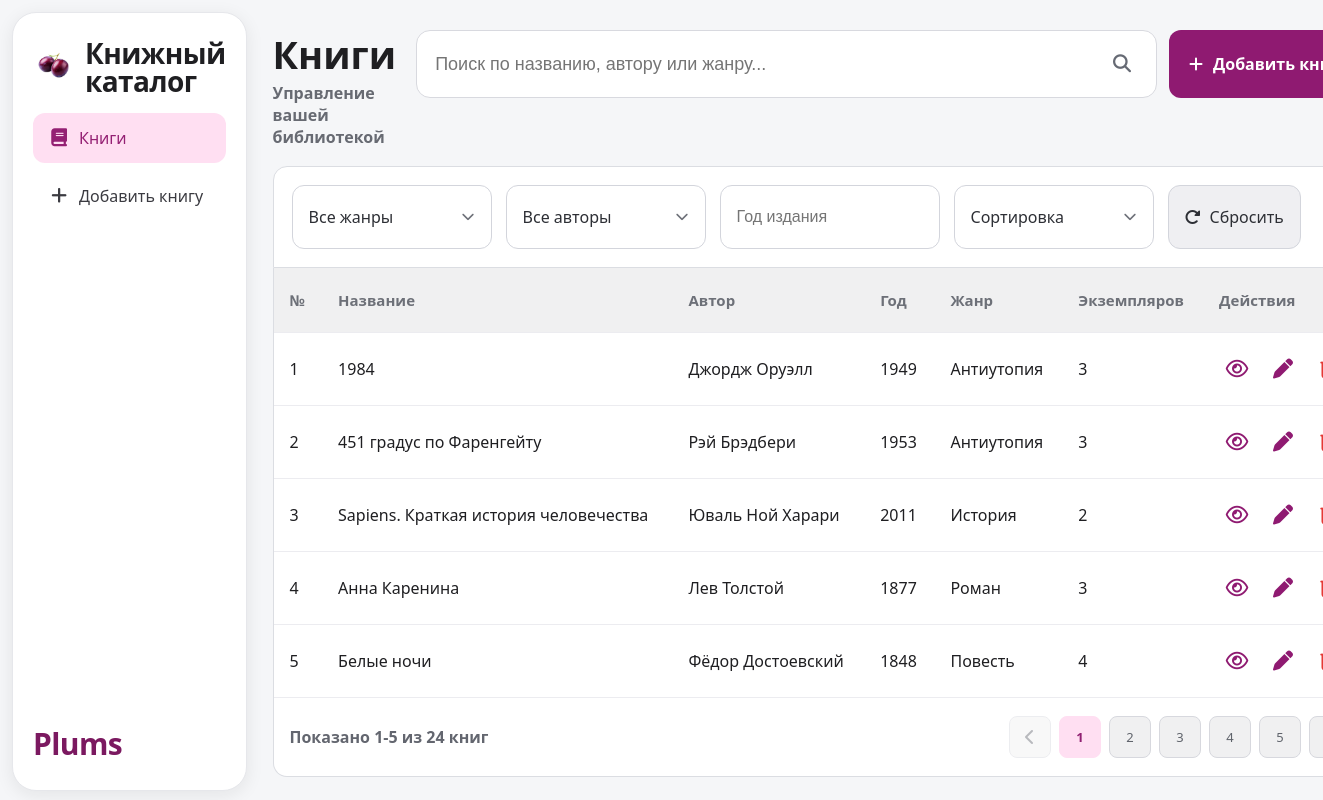
The app's page /, older data.
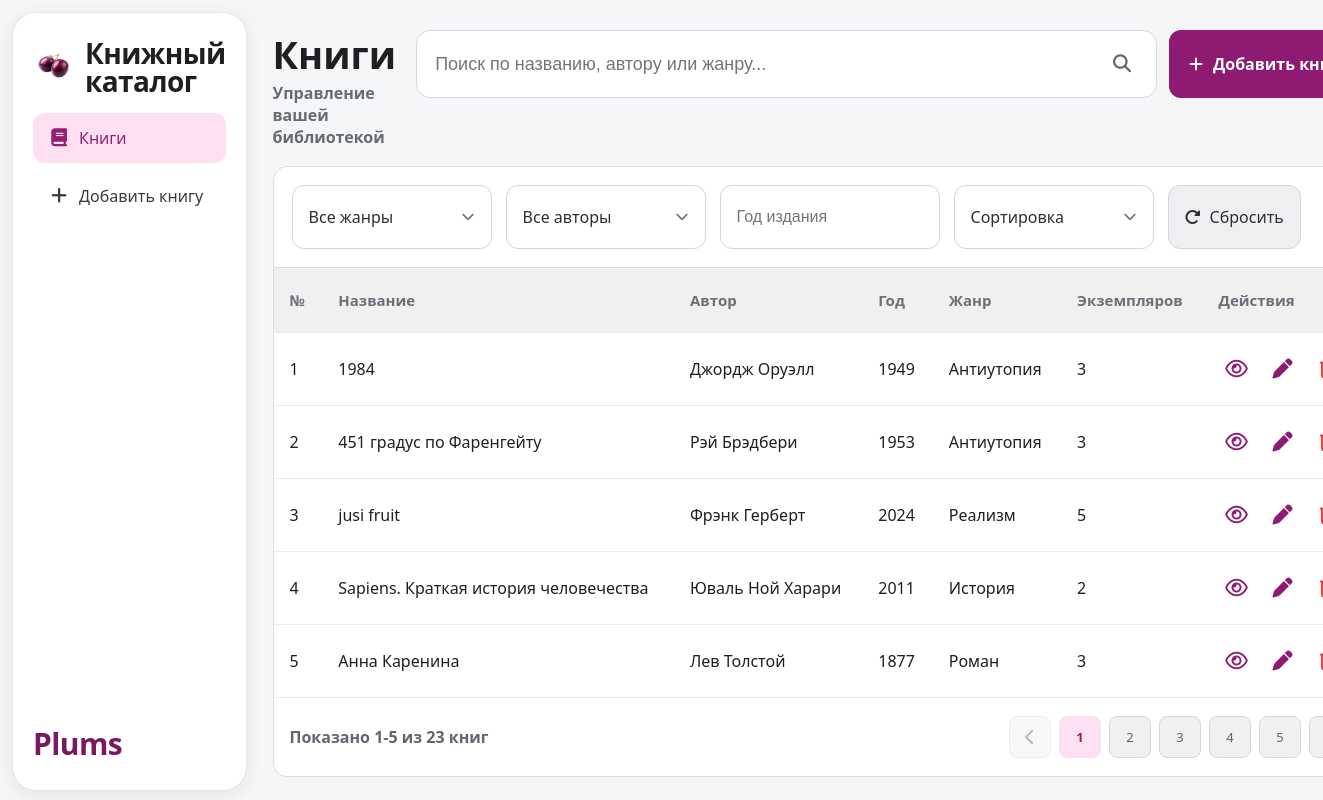
The same page, newer data.
### tables this page shows
CREATE TABLE books (
                id INTEGER PRIMARY KEY AUTOINCREMENT,
                title TEXT NOT NULL,
                author TEXT NOT NULL,
                year INTEGER NOT NULL,
                genre TEXT NOT NULL,
                copies INTEGER NOT NULL DEFAULT 0
            , description TEXT NOT NULL DEFAULT '');

### app.py (the view)
@app.get("/")
def index():
    return render_template("index.html", **build_index_context(request.args))

### app.py (called while the page is built)
@app.template_global()
def filter_url(endpoint: str, filter_query: dict | None = None, **kwargs: Any) -> str:
    params: Dict[str, Any] = dict(filter_query or {})
    params.update(kwargs)
    return url_for(endpoint, **params)

def _ensure_data_dir() -> None:
    DB_FILE.parent.mkdir(parents=True, exist_ok=True)

def get_connection() -> sqlite3.Connection:
    _ensure_data_dir()
    conn = sqlite3.connect(DB_FILE)
    conn.row_factory = sqlite3.Row
    return conn

def _ensure_description_column(conn: sqlite3.Connection) -> None:
    columns = {row["name"] for row in conn.execute("PRAGMA table_info(books)")}
    if "description" not in columns:
        conn.execute("ALTER TABLE books ADD COLUMN description TEXT NOT NULL DEFAULT ''")

def _ensure_copies_table(conn: sqlite3.Connection) -> None:
    conn.execute(
        """
        CREATE TABLE IF NOT EXISTS book_copies (
            id INTEGER PRIMARY KEY AUTOINCREMENT,
            book_id INTEGER NOT NULL,
            copy_num INTEGER NOT NULL,
            inventory_no TEXT NOT NULL,
            status TEXT NOT NULL DEFAULT 'available',
            issued_at TEXT,
            UNIQUE(book_id, copy_num)
        )
        """
    )

def init_db() -> None:
    with get_connection() as conn:
        conn.execute(
            """
            CREATE TABLE IF NOT EXISTS books (
                id INTEGER PRIMARY KEY AUTOINCREMENT,
                title TEXT NOT NULL,
                author TEXT NOT NULL,
                year INTEGER NOT NULL,
                genre TEXT NOT NULL,
                copies INTEGER NOT NULL CHECK (copies >= 0),
                description TEXT NOT NULL DEFAULT ''
            )
            """
        )
        _ensure_description_column(conn)
        _ensure_copies_table(conn)

def load_books() -> List[Book]:
    init_db()
    with get_connection() as conn:
        rows = conn.execute(
            "SELECT id, title, author, year, genre, copies, description FROM books"
        ).fetchall()
    return [
        Book(
            id=row["id"],
            title=row["title"],
            author=row["author"],
            year=row["year"],
            genre=row["genre"],
            copies=row["copies"],
            description=row["description"] or "",
        )
        for row in rows
    ]

def parse_int(value: str, default: int = 0) -> int:
    try:
        return int(value)
    except (TypeError, ValueError):
        return default

### templates/index.html (shortened to what this page needs)
{% extends "base.html" %}
{% block content %}
<div class="desktop-only">
  <div class="top-bar">
    <div class="top-title">
      <h1>Книги</h1>
      <p>Управление вашей библиотекой</p>
    </div>
    <div class="top-actions">
      <form class="search-form" method="get" action="{{ url_for('index') }}">
        <input
          type="text"
          name="q"
          class="search-input"
          placeholder="Поиск по названию, автору или жанру..."
          value="{{ filters.q }}"
        />
        <button type="submit" class="icon-btn" aria-label="Искать">
          <i class="fa-solid fa-magnifying-glass"></i>
        </button>
      </form>
      <a class="add-btn" href="{{ url_for('new_book') }}">
        <i class="fa-solid fa-plus"></i>
        Добавить книгу
      </a>
    </div>
  </div>
</div>
<div class="filters-wrap" id="filters-wrap">
  <div class="filters-panel">
    <form class="filters" method="get" action="{{ url_for('index') }}" id="filters-form">
    <div class="filter-dropdown" data-filter="genre">
      <button type="button" class="filter-dropdown-trigger" aria-expanded="false">
        <span class="filter-dropdown-text">{{ filters.genre if filters.genre else 'Все жанры' }}</span>
        <i class="fa-solid fa-chevron-down"></i>
      </button>
    </div>
    <div class="filter-dropdown" data-filter="author">
      <button type="button" class="filter-dropdown-trigger" aria-expanded="false">
        <span class="filter-dropdown-text">{{ filters.author if filters.author else 'Все авторы' }}</span>
        <i class="fa-solid fa-chevron-down"></i>
      </button>
    </div>
    <input type="text" name="year" placeholder="Год издания" value="{{ filters.year }}" />
    <div class="filter-dropdown" data-filter="sort">
      <button type="button" class="filter-dropdown-trigger" aria-expanded="false">
        <span class="filter-dropdown-text">Сортировка</span>
        <i class="fa-solid fa-chevron-down"></i>
      </button>
    </div>
    <a class="reset-btn" href="{% if filters.q %}{{ url_for('index', q=filters.q) }}{% else %}{{ url_for('index') }}{% endif %}">
      <i class="fa-solid fa-rotate-right"></i>Сбросить
    </a>
    </form>
  </div>
</div>
<div class="table-container desktop-only">
  {% if books %}
  <table>
    <thead>
      <tr>
        <th>№</th>
        <th>Название</th>
        <th>Автор</th>
        <th>Год</th>
        <th>Жанр</th>
        <th>Экземпляров</th>
        <th>Действия</th>
      </tr>
    </thead>
    <tbody>
      {% for book in books %}
      <tr>
        <td>{{ pagination.start + loop.index0 }}</td>
        <td>{{ book.title }}</td>
        <td>{{ book.author }}</td>
        <td>{{ book.year }}</td>
        <td>{{ book.genre }}</td>
        <td>{{ book.copies }}</td>
        <td class="actions">
          <a href="{{ filter_url('view_book', filter_query, book_id=book.id) }}" title="Просмотр"><i class="fa-regular fa-eye"></i></a>
          <a href="{{ filter_url('edit_book', filter_query, book_id=book.id) }}" title="Редактировать"><i class="fa-solid fa-pen"></i></a>
          <a href="{{ filter_url('confirm_delete_book', filter_query, book_id=book.id) }}" title="Удалить" class="delete-link"><i class="fa-regular fa-trash-can"></i></a>
        </td>
      </tr>
      {% endfor %}
    </tbody>
  </table>
  <div class="pagination">
    <span>Показано {{ pagination.start }}-{{ pagination.end }} из {{ pagination.total_books }} книг</span>
    <div class="pages">
      {% if pagination.has_prev %}
      <a href="{{ filter_url('index', filter_query, page=pagination.page - 1) }}">
        <i class="fa-solid fa-chevron-left"></i>
      </a>
      {% else %}
      <span class="page-disabled"><i class="fa-solid fa-chevron-left"></i></span>
      {% endif %}
      {% for p in range(1, pagination.total_pages + 1) %}
      <a href="{{ filter_url('index', filter_query, page=p) }}" class="{% if p == pagination.page %}active-page{% endif %}">
        {{ p }}
      </a>
      {% endfor %}
      {% if pagination.has_next %}
      <a href="{{ filter_url('index', filter_query, page=pagination.page + 1) }}">
      </a>
      {% else %}
      <span class="page-disabled"><i class="fa-solid fa-chevron-right"></i></span>
      {% endif %}
    </div>
  </div>
  {% endif %}
</div>
{% endblock %}

### templates/base.html (shortened to what this page needs)
<!doctype html>
<html lang="ru">
  <head>
    <link
      rel="stylesheet"
      href="https://cdnjs.cloudflare.com/ajax/libs/font-awesome/6.5.1/css/all.min.css"
    />
    <link rel="stylesheet" href="{{ url_for('static', filename='styles.css') }}" />
  </head>
  <body>
    <div class="container">
      <aside class="sidebar desktop-only">
        <div>
          <div class="logo">
            <img
              src="{{ url_for('static', filename='plum-logo.png') }}"
              alt="Plums"
              class="logo-img"
            />
            <span>Книжный каталог</span>
          </div>
          <nav class="menu">
            <a href="{{ url_for('index') }}" class="{% if request.endpoint in ('index', 'view_book') %}active{% endif %}">
              <i class="fa-solid fa-book"></i>
              Книги
            </a>
            <a href="{{ url_for('new_book') }}" class="{% if request.path == url_for('new_book') %}active{% endif %}">
              <i class="fa-solid fa-plus"></i>
              Добавить книгу
            </a>
          </nav>
        </div>
        <div class="brand">Plums</div>
      </aside>
      <main class="main-content">{% block content %}{% endblock %}</main>
    </div>
  </body>
</html>

Row changes from the older to the newer data that the page shows:
removed books: start "5", title "Белые ночи", author "Фёдор Достоевский", year "1848", genre "Повесть", copies "4"
added books: start "3", title "jusi fruit", author "Фрэнк Герберт", year "2024", genre "Реализм", copies "5"
computed for books "Sapiens. Краткая история человечества": start "3" → "4"
computed for books "Анна Каренина": start "4" → "5"
Text that changed along with them:
{{ pagination.total_books }}: "24" → "23"
